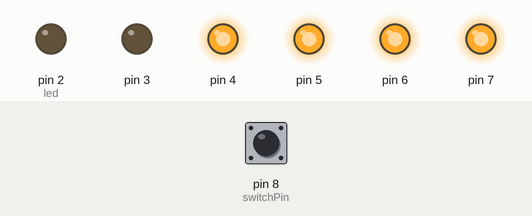
The sketch below on a simulated Arduino Uno, built with avr-gcc and run on an emulated ATmega328P. Shown: output pins drawn as LEDs (lit = HIGH). Dashed ring = blinking. The inputs (shaded band) are chosen by the test bench; at power-on: pin 8 (switchPin) LOW. Random numbers use the default seed unless the sketch sets one; what the sketch prints to the serial monitor is not drawn.

Above: at 1.2 s.
1.3 s: pin 8 (switchPin) pulled HIGH for 0.15 s
At 3.13 s:
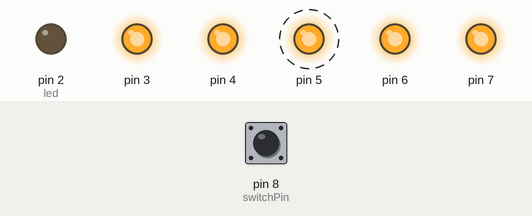
4.4 s: pin 8 (switchPin) pulled HIGH for 3.2 s
At 11.0 s:
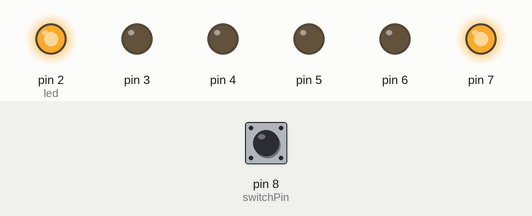
Timing chart, 0 to 15.9 s (numbered marks = the images above; inputs shaded):
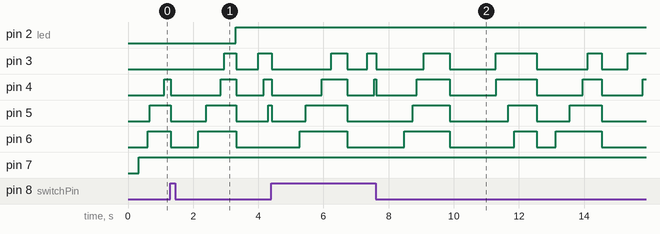

The sketch:

sketch_jun30a.ino
```cpp
const int switchPin = 8;

int direction = 1;

unsigned long previousTime = 0;

int switchState = LOW;
int prevSwitchState = 0;

int led = 2;

void setup() {
  // put your setup code here, to run once:

  for(int x = 2;x < 8; x++){
   pinMode(x, OUTPUT) ;
  }
  pinMode(switchPin, INPUT);

  Serial.begin(9600);
}

void loop() {
  // put your main code here, to run repeatedly:

  unsigned long currentTime = millis();

  if(led == switchPin){
   resetLights(currentTime);

  }

  if(currentTime - previousTime > random(5000)){
    previousTime = currentTime;
    if(direction == 1){
       digitalWrite(9 - led, HIGH);
    } else {
         digitalWrite(led, HIGH);
    }

   led++;
  }

  switchState = digitalRead(switchPin);

  Serial.println(switchState);
  Serial.println("led :");
  Serial.println(led);
  Serial.print("\n");

  if(switchState != prevSwitchState){
   resetLights(currentTime);
  }

  prevSwitchState = switchState;

}

void resetLights(unsigned long currentTime){
  for(int x = 3; x < 7; x++) {
    digitalWrite(x, LOW);
   }

   led = 2;
   previousTime = currentTime;

   direction = 0 - direction;

}
```
